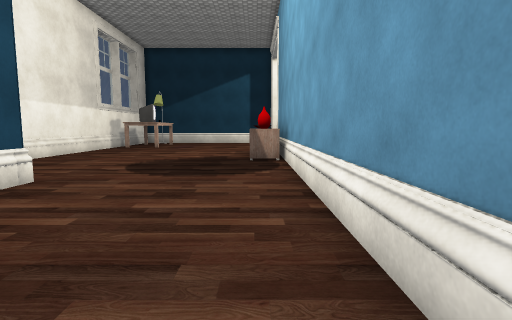
[1] (above)

14 first-person views from a walk through a 3-D level made in the Unity game engine. The camera is 1.3 m above the floor, tilts 6° down and sees 80° across. The floor is counted in squares, 1 m on a side. Each view is taken from the middle of a square. On the plan, view 1 faces up. The plan holds only what a view shows up to about 14 squares ahead; the rest is blank. The place goes on beyond the plan. The player is left out. Some surface patterns are stand-ins.

[2]
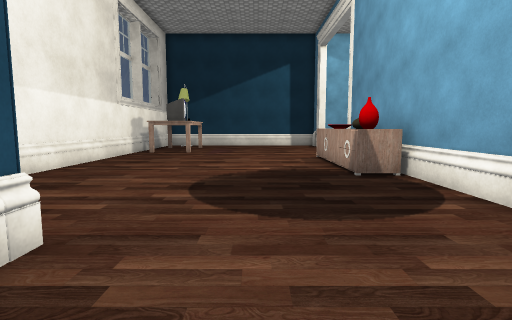

[3]
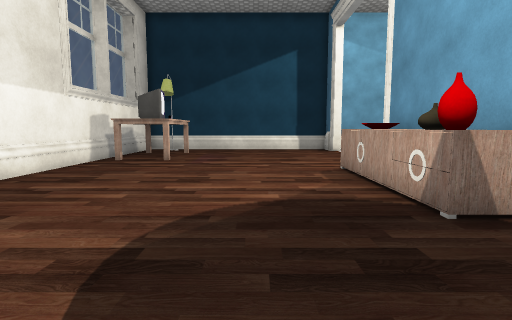

[4]
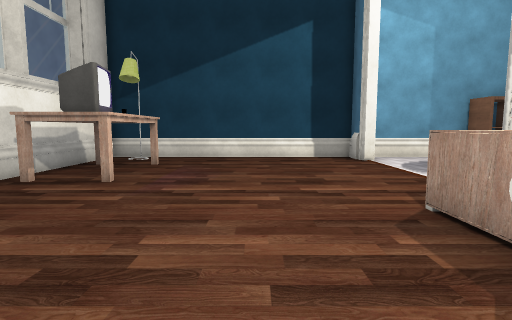

[5]
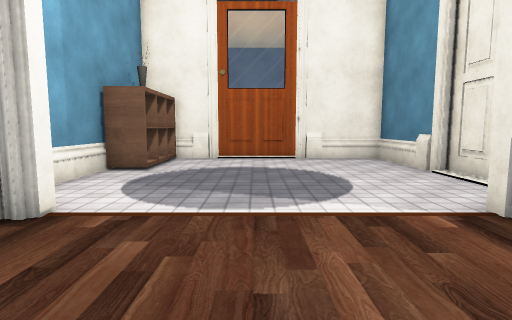

[6]
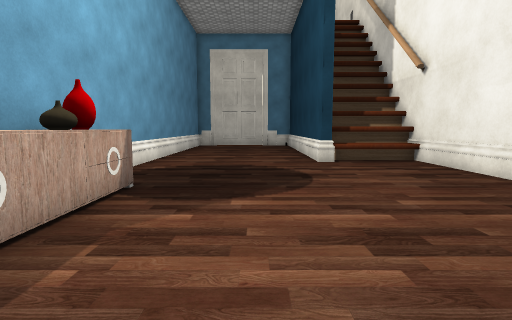

[7]
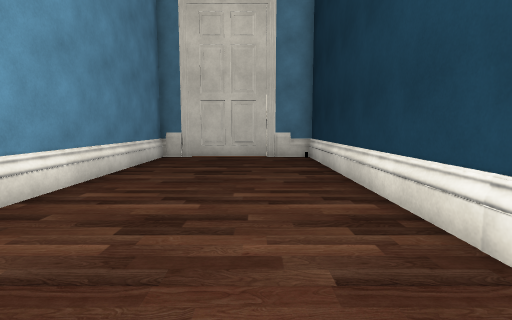

[8]
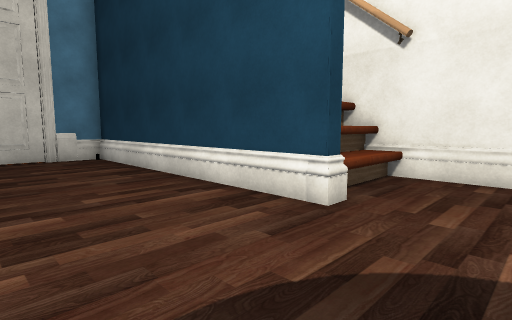

[9]
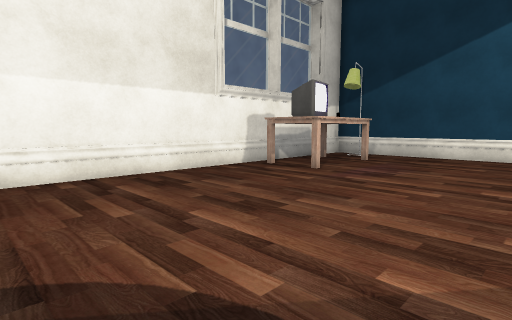

[10]
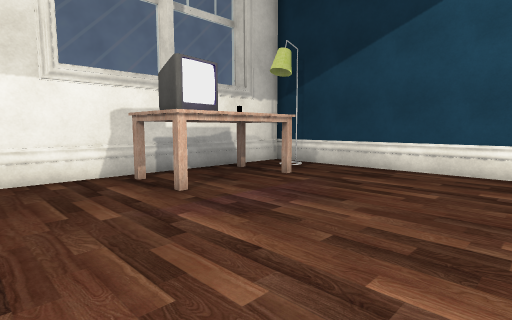

[11]
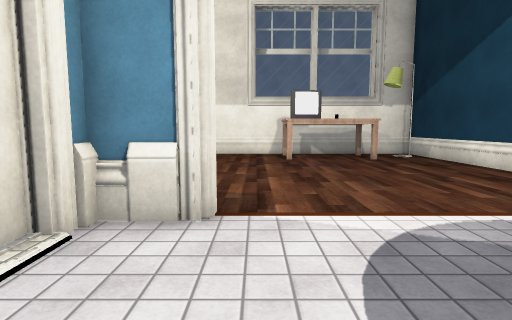

[12]
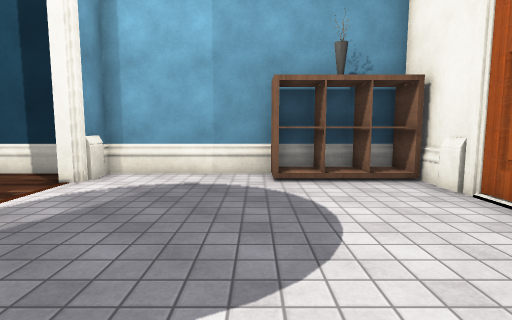

[13]
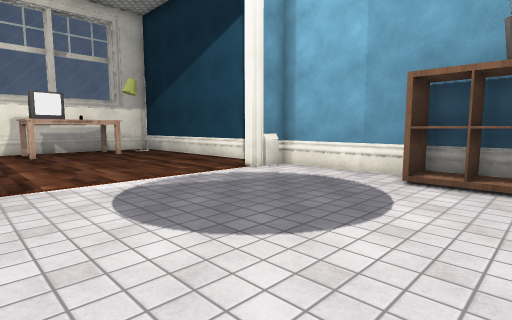

[14]
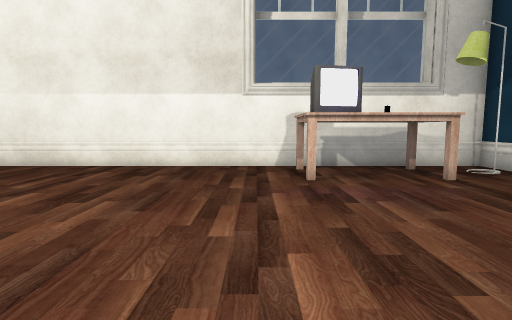

### Floor plan
Key: @ floor where view 1 was taken; # wall or solid block; . floor; ^ raised ledge; T table; O other object.
Columns run from 10 left of view 1 to 10 right of it. Each row starts with its distance up from view 1.
 27 #####################
 26 #.O........##....OOOO
 25 #...................#
 24 #TTT................#
 23 #T T................O
 22 #T  ................#
 21 #T T................#
 20 #.TT................#
 19 #...................#
 18 #.........O##.......#
 17 #.........O##...#####
 16 #.........O######
 15 #.........O#
 14 #.........O#
 13 #.........O#
 12 #.........O#
 11 #..........#
 10 #..........#
  9 #..........#
  8 #..........#
  7 #^^^#......#
  6 #^^^#......#
  5 #####......#
  4     #......#
  3     #......#
  2     #......#
  1     #......#
  0     #.....@#
 -1     #......#
 -2     #......#
 -3     #......#
 -4     ########

Positions as (right, up) in squares from view 1, and headings:
1: (0, 0), facing up
2: (-3, 4), facing up
3: (-3, 8), facing up
4: (-3, 13), facing up
5: (-3, 22), facing right
6: (-3, 19), facing down
7: (-3, 10), facing down
8: (-1, 10), facing down-left
9: (-1, 12), facing up-left
10: (-1, 17), facing up-left
11: (6, 19), facing left
12: (6, 18), facing up
13: (9, 18), facing up-left
14: (1, 19), facing left
